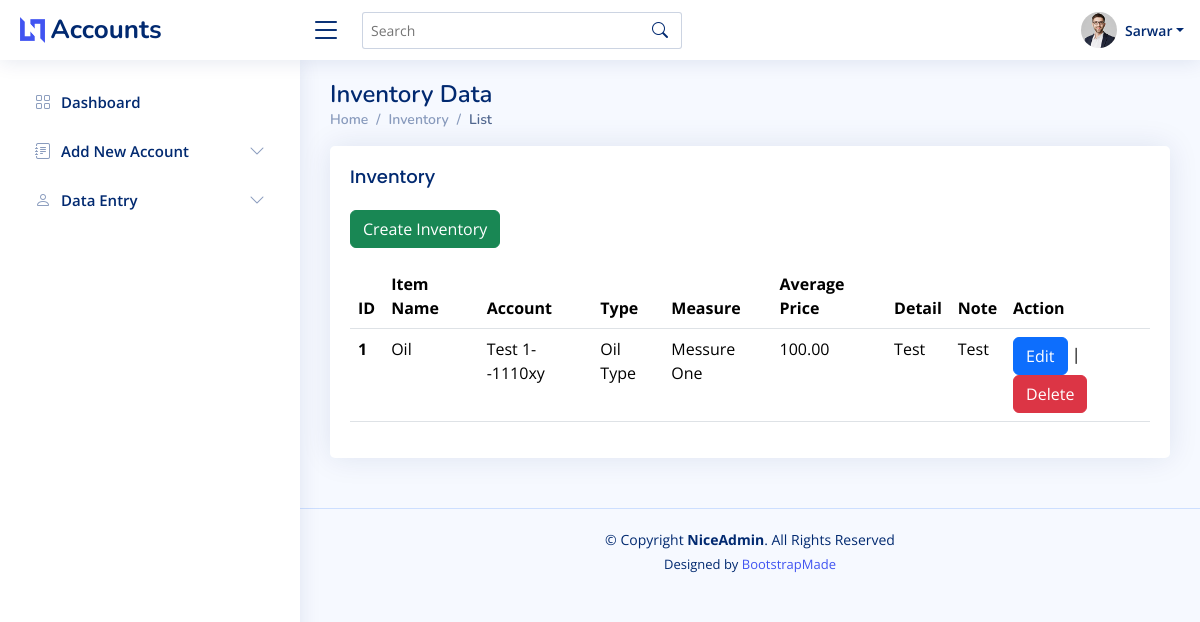
The app's page /inventories/list/ (signed in), older data.
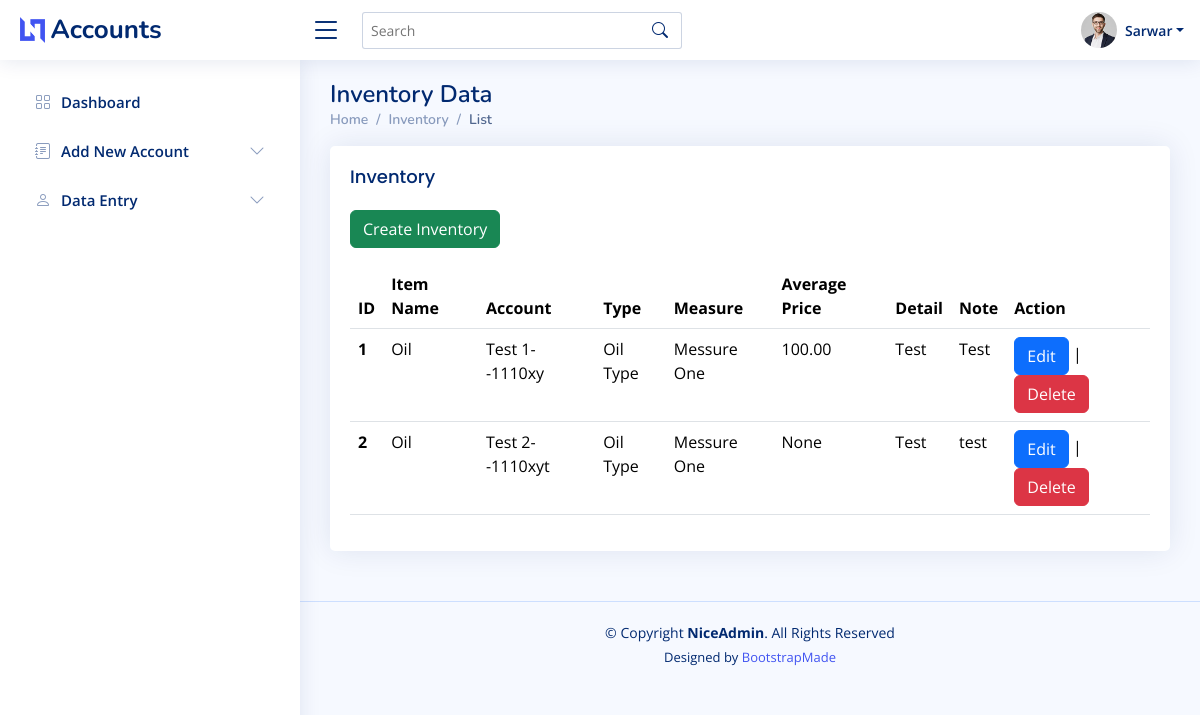
The same page, newer data.
### apps/inventory/models.py (models this page shows, shortened)
class Inventory(models.Model):
    inventoryID = models.AutoField(primary_key=True)
    account = models.ForeignKey(Account, on_delete=models.CASCADE)
    supplierID = models.ForeignKey(Person, on_delete=models.CASCADE, null=True)
    inventory_item_name = models.CharField(max_length=255)
    inventory_type = models.CharField(max_length=255)
    measure = models.ForeignKey(Measures, on_delete=models.CASCADE)
    avg_price = models.DecimalField(max_digits=10, decimal_places=2, null=True, blank=True)
    avg_amount = models.DecimalField(max_digits=10, decimal_places=2, null=True, blank=True)
    detail = models.TextField()
    note = models.TextField()
    company_id = models.ForeignKey(Company, on_delete=models.CASCADE, default=None)
    company_branch = models.ForeignKey(CompanyBranch, on_delete=models.CASCADE, default=None)

class Measures(models.Model):
    measureID = models.AutoField(primary_key=True)
    measure = models.CharField(max_length=255, unique=True)
    def __str__(self):
        return self.measure

### apps/accounts/models.py (models this page shows)
class Account(models.Model):
    accountID = models.CharField(primary_key=True, max_length=10)
    level1ID = models.ForeignKey(AccountLevel1, on_delete=models.CASCADE, null=True, default=None)
    level2ID = models.ForeignKey(AccountLevel2, on_delete=models.CASCADE, null=True, default=None)
    level3ID = models.ForeignKey(AccountLevel3, on_delete=models.CASCADE, null=True, default=None)
    account_code = models.CharField(max_length=3, null=True)
    name = models.CharField(max_length=255)
    company_id = models.ForeignKey(Company, on_delete=models.CASCADE, default=None, related_name='created_accounts')
    company_branch = models.ForeignKey(CompanyBranch, on_delete=models.CASCADE, default=None,
                                       related_name='created_accounts')
    created_by = models.ForeignKey(settings.AUTH_USER_MODEL, on_delete=models.CASCADE, related_name='created_accounts')
    updated_by = models.ForeignKey(settings.AUTH_USER_MODEL, on_delete=models.CASCADE, related_name='updated_accounts')
    created_at = models.DateTimeField(auto_now_add=True)
    updated_at = models.DateTimeField(auto_now=True)
    def __str__(self):
        return self.name + "--" + self.accountID

### accounting/authentication_decorators.py (the view)
    def wrapped_view(request, *args, **kwargs):
        if not request.user.is_authenticated:
            return redirect('login')  # Replace 'login' with the name of your login URL
        return view_func(request, *args, **kwargs)

### apps/inventory/views.py (called while the page is built)
@authentication_required
def inventory_list(request):
    user = request.user
    context = {
        'first_name': user.first_name,
        'last_name': user.last_name,
        'company': user.company,
        'company_branch': user.company_branch_id,
        'inventory_list': Inventory.objects.filter(company_id=user.company, company_branch=user.company_branch)
    }
    return render(request, 'inventory/inventory_list.html', {'context': context})

### templates/inventory/inventory_list.html (shortened to what this page needs)
{% extends 'base.html' %}
{% block content %}
    <main id="main" class="main">
        <div class="pagetitle">
            <h1>Inventory Data</h1>
            <nav>
                <ol class="breadcrumb">
                    <li class="breadcrumb-item"><a href="{% url 'dashboard' %}">Home</a></li>
                    <li class="breadcrumb-item">Inventory</li>
                    <li class="breadcrumb-item active">List</li>
                </ol>
            </nav>
        </div>
        <section class="section">
            <div class="row">
                <div class="col-lg-12">
                    <div class="card">
                        <div class="card-body">
                            <h5 class="card-title">Inventory</h5>
                            <div class="text-start mb-3">
                                <a class="btn btn-success" href="{% url 'inventory-create' %}">Create Inventory</a>
                            </div>
                            <table id="inventory-list" class="display table datatable">
                                <thead>
                                <tr>
                                    <th scope="col">ID</th>
                                    <th scope="col">Item Name</th>
                                    <th scope="col">Account</th>
                                    <th scope="col">Type</th>
                                    <th scope="col">Measure</th>
                                    <th scope="col">Average Price</th>
                                    <th scope="col">Detail</th>
                                    <th scope="col">Note</th>
                                    <th scope="col">Action</th>
                                </tr>
                                </thead>
                                <tbody>
                                {% for item in context.inventory_list %}
                                    <tr>
                                        <th scope="row">{{ item.inventoryID }}</th>
                                        <td>{{ item.inventory_item_name }}</td>
                                        <td>{{ item.account }}</td>
                                        <td>{{ item.inventory_type }}</td>
                                        <td>{{ item.measure }}</td>
                                        <td>{{ item.avg_price }}</td>
                                        <td>{{ item.detail }}</td>
                                        <td>{{ item.note }}</td>
                                        <td>
                                            <a class="btn btn-primary"
                                               href="{% url 'inventory-edit' item.inventoryID %}">Edit</a> |
                                            <a class="btn btn-danger"
                                               href="{% url 'inventory-delete' item.inventoryID %}">Delete</a>
                                        </td>
                                    </tr>
                                {% endfor %}
                                </tbody>
                            </table>
                        </div>
                    </div>
                </div>
            </div>
        </section>
    </main>
{% endblock %}

Row changes from the older to the newer data that the page shows:
added Inventory: inventoryID "2", inventory_item_name "Oil", account "Test 2--1110xyt", inventory_type "Oil Type", measure "Messure One", avg_price "None", detail "Test", note "test"
